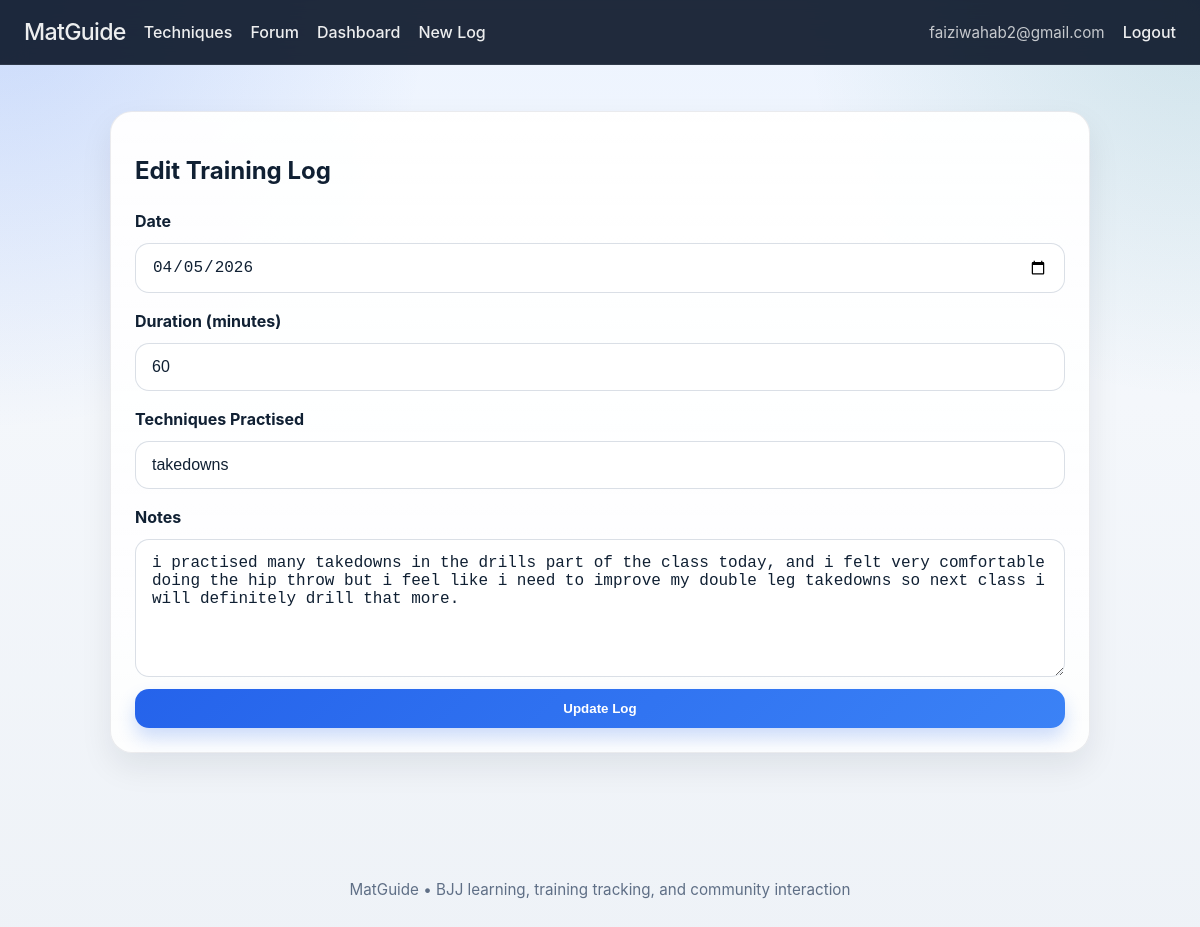
The app's page /logs/2/edit (signed in) with its own data.
### models.py (models this page shows, shortened)
class User(UserMixin, db.Model):
    id = db.Column(db.Integer, primary_key=True)
    email = db.Column(db.String(255), unique=True, nullable=False, index=True)
    password_hash = db.Column(db.String(255), nullable=False)
    logs = db.relationship("TrainingLog", backref="user", lazy=True, cascade="all, delete-orphan")
    threads = db.relationship("ForumThread", backref="author", lazy=True, cascade="all, delete-orphan")
    replies = db.relationship("ForumReply", backref="author", lazy=True, cascade="all, delete-orphan")

class TrainingLog(db.Model):
    id = db.Column(db.Integer, primary_key=True)
    session_date = db.Column(db.Date, nullable=False, default=date.today)
    duration_minutes = db.Column(db.Integer, nullable=True)
    techniques = db.Column(db.String(500), nullable=True)
    notes = db.Column(db.Text, nullable=True)
    user_id = db.Column(db.Integer, db.ForeignKey("user.id"), nullable=False)

### app.py (the view, shortened to what this page needs)
    @app.route("/logs/<int:log_id>/edit", methods=["GET", "POST"])
    @login_required
    def edit_log(log_id):
        log = TrainingLog.query.get_or_404(log_id)
        if log.user_id != current_user.id:
            flash("You do not have permission to edit this log.", "error")
            return redirect(url_for("dashboard"))
        return render_template("edit_log.html", log=log)

### models.py (called while the page is built)
@login_manager.user_loader
def load_user(user_id):
    return User.query.get(int(user_id))

### templates/edit_log.html
{% extends "base.html" %}
{% block content %}
<section class="form-page">
  <div class="form-card wide">
    <h1>Edit Training Log</h1>
    <form method="POST" class="styled-form">
      <label for="session_date">Date</label>
      <input
        type="date"
        name="session_date"
        id="session_date"
        value="{{ log.session_date.strftime('%Y-%m-%d') }}"
        required
      >
      <label for="duration_minutes">Duration (minutes)</label>
      <input
        type="number"
        name="duration_minutes"
        id="duration_minutes"
        min="0"
        value="{{ log.duration_minutes if log.duration_minutes else '' }}"
      >
      <label for="techniques">Techniques Practised</label>
      <input
        type="text"
        name="techniques"
        id="techniques"
        value="{{ log.techniques if log.techniques else '' }}"
      >
      <label for="notes">Notes</label>
      <textarea name="notes" id="notes" rows="6">{{ log.notes if log.notes else '' }}</textarea>
      <button type="submit" class="button">Update Log</button>
    </form>
  </div>
</section>
{% endblock %}

### templates/base.html (shortened to what this page needs)
<!DOCTYPE html>
<html lang="en">
<head>
  <link rel="stylesheet" href="{{ url_for('static', filename='styles.css') }}">
</head>
<body>
  <header class="site-header">
    <nav class="navbar">
      <div class="nav-left">
        <a class="brand" href="{{ url_for('index') }}">MatGuide</a>
        <a href="{{ url_for('techniques') }}">Techniques</a>
        <a href="{{ url_for('forum') }}">Forum</a>
        {% if current_user.is_authenticated %}
          <a href="{{ url_for('dashboard') }}">Dashboard</a>
          <a href="{{ url_for('new_log') }}">New Log</a>
        {% endif %}
      </div>
      <div class="nav-right">
        {% if current_user.is_authenticated %}
          <span class="user-email">{{ current_user.email }}</span>
          <a href="{{ url_for('logout') }}">Logout</a>
        {% else %}
          <a href="{{ url_for('login') }}">Login</a>
          <a class="button nav-button" href="{{ url_for('register') }}">Register</a>
        {% endif %}
      </div>
    </nav>
  </header>
  <main class="page-shell">
    {% block content %}{% endblock %}
  </main>
  <footer class="footer">
    <p>MatGuide • BJJ learning, training tracking, and community interaction</p>
  </footer>
</body>
</html>

### static/styles.css (style rules this page uses)
:root { --bg: #0b1220; --surface: rgba(255, 255, 255, 0.82); --surface-strong: #ffffff; --text: #102033; --muted: #5f6f86; --primary: #2563eb; --primary-dark: #1746a2; --accent: #0f766e; --danger: #dc2626; --success-bg: #dcfce7; --error-bg: #fee2e2; --border: rgba(15, 23, 42, 0.08); --shadow: 0 14px 32px rgba(15, 23, 42, 0.08); --radius: 22px; }
* { box-sizing: border-box; }
body { margin: 0; font-family: "Inter", "Segoe UI", Arial, sans-serif; color: var(--text); background: radial-gradient(circle at top left, rgba(37, 99, 235, 0.18), transparent 28%), radial-gradient(circle at top right, rgba(15, 118, 110, 0.14), transparent 26%), linear-gradient(180deg, #edf4ff 0%, #f4f7fb 42%, #eef2f7 100%); min-height: 100vh; }
a { color: var(--primary-dark); text-decoration: none; }
.site-header { position: sticky; top: 0; z-index: 20; backdrop-filter: blur(12px); background: rgba(9, 20, 39, 0.9); border-bottom: 1px solid rgba(255, 255, 255, 0.08); }
.navbar { max-width: 1220px; margin: 0 auto; padding: 18px 24px; display: flex; align-items: center; justify-content: space-between; }
.nav-left, .nav-right { display: flex; align-items: center; gap: 18px; }
.navbar a { color: rgba(255, 255, 255, 0.92); font-weight: 500; text-decoration: none; }
.brand { font-size: 1.45rem; font-weight: 800; letter-spacing: -0.03em; }
.user-email { color: rgba(255, 255, 255, 0.75); font-size: 0.95rem; }
.page-shell { max-width: 1220px; margin: 0 auto; padding: 34px 24px 60px; }
.footer { text-align: center; padding: 26px 18px 42px; color: var(--muted); font-size: 0.95rem; }
.button { display: inline-flex; align-items: center; justify-content: center; gap: 8px; padding: 12px 18px; border: none; border-radius: 14px; background: linear-gradient(135deg, var(--primary), #3b82f6); color: white; font-weight: 600; text-decoration: none; cursor: pointer; box-shadow: 0 10px 18px rgba(37, 99, 235, 0.22); transition: transform 0.15s ease, box-shadow 0.15s ease, opacity 0.15s ease; }
.stat-card, .feature-card, .form-card, .filter-card, .thread-card, .thread-detail-card, .reply-card, .log-card, .technique-card, .empty-state, .forum-preview-card, .video-shell { background: linear-gradient(180deg, rgba(255, 255, 255, 0.96), rgba(255, 255, 255, 0.84)); border: 1px solid var(--border); border-radius: var(--radius); box-shadow: var(--shadow); }
.filter-card, .form-card { padding: 24px; }
.form-card.wide { max-width: 980px; margin: 0 auto; }
.form-page { padding: 12px 0 26px; }
.styled-form { display: grid; gap: 12px; }
.styled-form label { font-weight: 700; margin-top: 6px; }
.styled-form input, .styled-form select, .styled-form textarea, .filter-card input, .filter-card select { width: 100%; padding: 14px 16px; border-radius: 14px; border: 1px solid rgba(148, 163, 184, 0.35); background: rgba(255, 255, 255, 0.92); color: var(--text); font-size: 1rem; outline: none; transition: border 0.15s ease, box-shadow 0.15s ease; }

### records on screen
User: email "faiziwahab2@gmail.com"
TrainingLog: session_date "04/05/2026", duration_minutes "60", techniques "takedowns", notes "i practised many takedowns in the drills part of the class today, and i felt very comfortable doing the hip throw but i feel like i need to improve my double leg takedowns so next class i will definitely drill that more."
